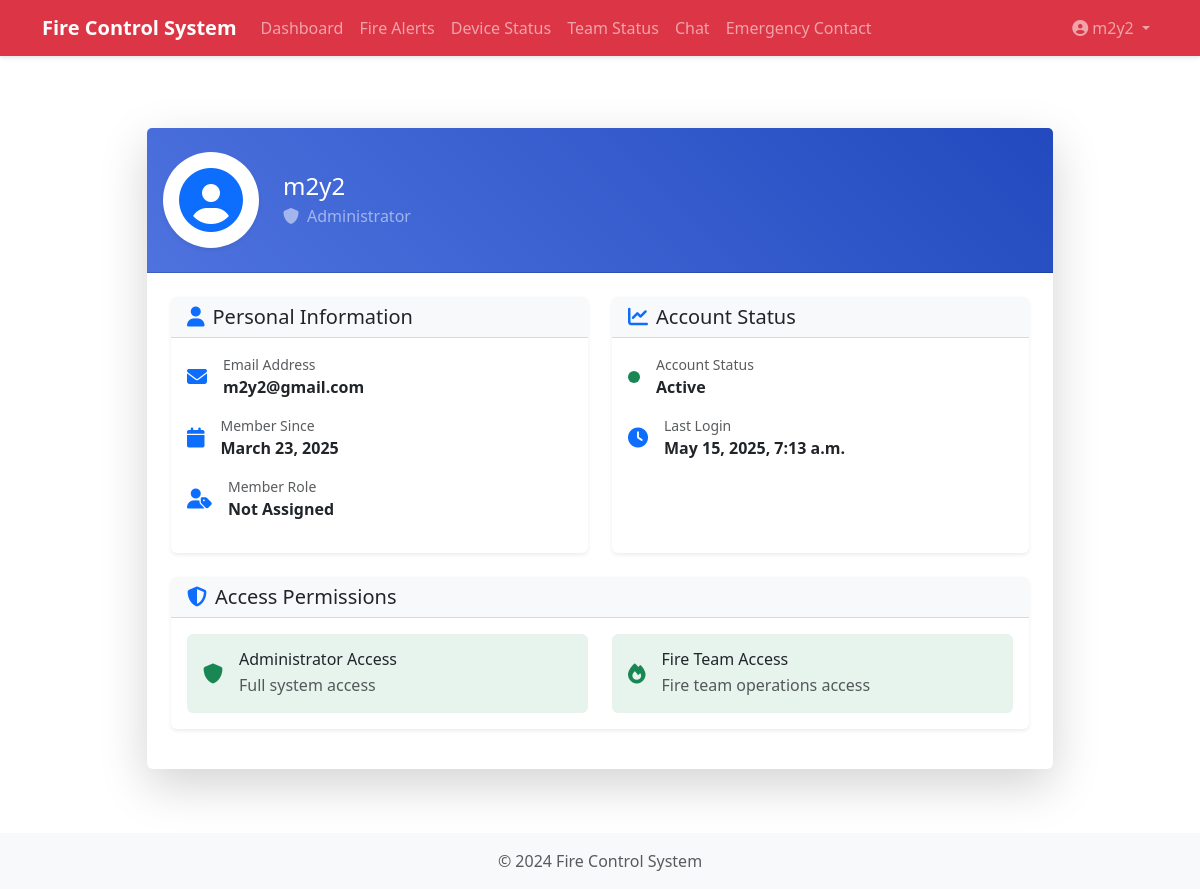
Page /profile/ (signed in) on the committed database.
### fire_control/models.py (models this page shows, shortened)
class User(AbstractUser):
    is_admin = models.BooleanField(default=False)
    is_fire_team = models.BooleanField(default=False)
    location = models.CharField(max_length=200, blank=True)
    status = models.CharField(max_length=50, default='available')

### fire_control/views.py (the view)
# urls.py: path('profile/', views.user_profile, name='user_profile'),
@login_required
def user_profile(request):
    member = TeamMember.objects.filter(user=request.user).first()
    return render(request, 'fire_control/user_profile.html', {'member': member})

### fire_control/templates/fire_control/user_profile.html (shortened to what this page needs)
{% extends "fire_control/base.html" %}
{% load static %}
{% block content %}
<div class="container py-5">
    <div class="row justify-content-center">
        <div class="col-lg-10">
            <div class="card shadow-lg border-0 rounded-lg">
                <div class="card-header bg-gradient-primary text-white py-4">
                    <div class="d-flex align-items-center">
                        <div class="avatar-container me-4">
                            <div class="avatar-placeholder rounded-circle bg-white p-3 shadow-sm">
                                <i class="fa-solid fa-user-circle fa-4x text-primary"></i>
                            </div>
                        </div>
                        <div>
                            <h4 class="mb-1">{{ user.username }}</h4>
                            <p class="mb-0 text-white-50">
                                {% if user.is_admin %}
                                    <i class="fa-solid fa-shield me-2"></i>Administrator
                                {% elif user.is_fire_team %}
                                    <i class="fa-solid fa-fire me-2"></i>Fire Team Member
                                {% else %}
                                    <i class="fa-solid fa-user me-2"></i>User
                                {% endif %}
                            </p>
                        </div>
                    </div>
                </div>
                <div class="card-body p-4">
                    <div class="row g-4">
                        <div class="col-md-6">
                            <div class="card h-100 border-0 shadow-sm">
                                <div class="card-header bg-light">
                                    <h5 class="mb-0"><i class="fa-solid fa-user me-2 text-primary"></i>Personal Information</h5>
                                </div>
                                <div class="card-body">
                                    <div class="d-flex align-items-center mb-3">
                                        <i class="fa-solid fa-envelope text-primary me-3 fa-lg"></i>
                                        <div>
                                            <small class="text-muted d-block">Email Address</small>
                                            <span class="fw-bold">{{ user.email }}</span>
                                        </div>
                                    </div>
                                    <div class="d-flex align-items-center mb-3">
                                        <i class="fa-solid fa-calendar text-primary me-3 fa-lg"></i>
                                        <div>
                                            <small class="text-muted d-block">Member Since</small>
                                            <span class="fw-bold">{{ user.date_joined|date:"F j, Y" }}</span>
                                        </div>
                                    </div>
                                    <div class="d-flex align-items-center">
                                        <i class="fa-solid fa-user-tag text-primary me-3 fa-lg"></i>
                                        <div>
                                            <small class="text-muted d-block">Member Role</small>
                                            <span class="fw-bold">
                                                {% if member.role %}
                                                    {{ member.role }}
                                                {% else %}
                                                    Not Assigned
                                                {% endif %}
                                            </span>
                                        </div>
                                    </div>
                                </div>
                            </div>
                        </div>
                        <div class="col-md-6">
                            <div class="card h-100 border-0 shadow-sm">
                                <div class="card-header bg-light">
                                    <h5 class="mb-0"><i class="fa-solid fa-chart-line me-2 text-primary"></i>Account Status</h5>
                                </div>
                                <div class="card-body">
                                    <div class="d-flex align-items-center mb-3">
                                        <div class="status-indicator me-3 {% if user.is_active %}bg-success{% else %}bg-danger{% endif %}"></div>
                                        <div>
                                            <small class="text-muted d-block">Account Status</small>
                                            <span class="fw-bold">{% if user.is_active %}Active{% else %}Inactive{% endif %}</span>
                                        </div>
                                    </div>
                                    <div class="d-flex align-items-center">
                                        <i class="fa-solid fa-clock text-primary me-3 fa-lg"></i>
                                        <div>
                                            <small class="text-muted d-block">Last Login</small>
                                            <span class="fw-bold">{{ user.last_login|date:"F j, Y, g:i a" }}</span>
                                        </div>
                                    </div>
                                </div>
                            </div>
                        </div>
                        <div class="col-12">
                            <div class="card border-0 shadow-sm">
                                <div class="card-header bg-light">
                                    <h5 class="mb-0"><i class="fa-solid fa-shield-alt me-2 text-primary"></i>Access Permissions</h5>
                                </div>
                                <div class="card-body">
                                    <div class="row g-4">
                                        <div class="col-md-6">
                                            <div class="permission-card p-3 rounded {% if user.is_admin %}bg-success bg-opacity-10{% else %}bg-light{% endif %}">
                                                <div class="d-flex align-items-center">
                                                    <i class="fa-solid fa-shield me-3 fa-lg {% if user.is_admin %}text-success{% else %}text-muted{% endif %}"></i>
                                                    <div>
                                                        <h6 class="mb-1">Administrator Access</h6>
                                                        <p class="mb-0 text-muted">{% if user.is_admin %}Full system access{% else %}Limited access{% endif %}</p>
                                                    </div>
                                                </div>
                                            </div>
                                        </div>
                                        <div class="col-md-6">
                                            <div class="permission-card p-3 rounded {% if user.is_fire_team %}bg-success bg-opacity-10{% else %}bg-light{% endif %}">
                                                <div class="d-flex align-items-center">
                                                    <i class="fa-solid fa-fire me-3 fa-lg {% if user.is_fire_team %}text-success{% else %}text-muted{% endif %}"></i>
                                                    <div>
                                                        <h6 class="mb-1">Fire Team Access</h6>
                                                        <p class="mb-0 text-muted">{% if user.is_fire_team %}Fire team operations access{% else %}No fire team access{% endif %}</p>
                                                    </div>
                                                </div>
                                            </div>
                                        </div>
                                    </div>
                                </div>
                            </div>
                        </div>
                    </div>
                </div>
            </div>
        </div>
    </div>
</div>
{% endblock %}

### fire_control/templates/fire_control/base.html (shortened to what this page needs)
{% load static %}
<!DOCTYPE html>
<html lang="en">
<head>
    <link href="https://cdn.jsdelivr.net/npm/bootstrap@5.3.0/dist/css/bootstrap.min.css" rel="stylesheet">
    <link href="https://cdnjs.cloudflare.com/ajax/libs/font-awesome/6.5.1/css/all.min.css" rel="stylesheet">
    <link href="https://cdn.jsdelivr.net/npm/sweetalert2@11/dist/sweetalert2.min.css" rel="stylesheet">
    <link href="{% static 'fire_control/css/style.css' %}" rel="stylesheet">
</head>
<body>
    <nav class="navbar navbar-expand-lg navbar-dark bg-danger">
        <div class="container">
            <a class="navbar-brand" href="{% url 'fire_control:dashboard' %}">Fire Control System</a>
            <div class="collapse navbar-collapse" id="navbarNav">
                <ul class="navbar-nav me-auto">
                    {% if user.is_authenticated %}
                        <li class="nav-item">
                            <a class="nav-link" href="{% url 'fire_control:dashboard' %}">Dashboard</a>
                        </li>
                        <li class="nav-item">
                            <a class="nav-link" href="{% url 'fire_control:fire_alerts' %}">Fire Alerts</a>
                        </li>
                        {% if user.is_admin or user.is_fire_team %}
                            <li class="nav-item">
                                <a class="nav-link" href="{% url 'fire_control:device_status' %}">Device Status</a>
                            </li>
                        {% endif %}
                        <li class="nav-item">
                            <a class="nav-link" href="{% url 'fire_control:team_status' %}">Team Status</a>
                        </li>
                        <li class="nav-item">
                            <a class="nav-link" href="{% url 'fire_control:chat' %}">Chat</a>
                        </li>
                        {% if user.is_admin or user.is_fire_team %}
                            <li class="nav-item">
                                <a class="nav-link" href="{% url 'fire_control:emergency_contact' %}">Emergency Contact</a>
                            </li>
                        {% endif %}
                    {% endif %}
                </ul>
                <ul class="navbar-nav">
                    {% if user.is_authenticated %}
                        <li class="nav-item dropdown">
                            <a class="nav-link dropdown-toggle" href="#" id="userDropdown" role="button" data-bs-toggle="dropdown" aria-expanded="false">
                                <i class="fa-solid fa-user-circle me-1"></i>{{ user.username }}
                            </a>
                        </li>
                    {% else %}
                        <li class="nav-item">
                            <a class="nav-link" href="{% url 'login' %}">Login</a>
                        </li>
                    {% endif %}
                </ul>
            </div>
        </div>
    </nav>
    <div class="container mt-4">
        {% block content %}
        {% endblock %}
    </div>
    <footer class="footer mt-auto py-3 bg-light">
        <div class="container text-center">
            <span class="text-muted">© 2024 Fire Control System</span>
        </div>
    </footer>
</body>
</html>

### fire_control/static/fire_control/css/style.css (style rules this page uses)
body { min-height: 100vh; display: flex; flex-direction: column; }
.footer { margin-top: auto; }
.card { box-shadow: 0 0.125rem 0.25rem rgba(0, 0, 0, 0.075); border: none; margin-bottom: 1rem; }
.card-header { background-color: #f8f9fa; border-bottom: 1px solid rgba(0, 0, 0, 0.125); }
.navbar { box-shadow: 0 2px 4px rgba(0, 0, 0, 0.1); }
.navbar-brand { font-weight: 600; }

### fire_control/templates/fire_control/user_profile.html (style rules this page uses)
.status-indicator { width: 12px; height: 12px; border-radius: 50%; }
.avatar-container { transition: transform 0.3s ease; }
.permission-card { transition: all 0.3s ease; }
.bg-gradient-primary { background: linear-gradient(45deg, #4e73df 0%, #224abe 100%); }

### rows in the picture
User: username "m2y2", email "m2y2@gmail.com", date_joined "March 23, 2025", last_login "May 15, 2025, 7:13 a.m."
